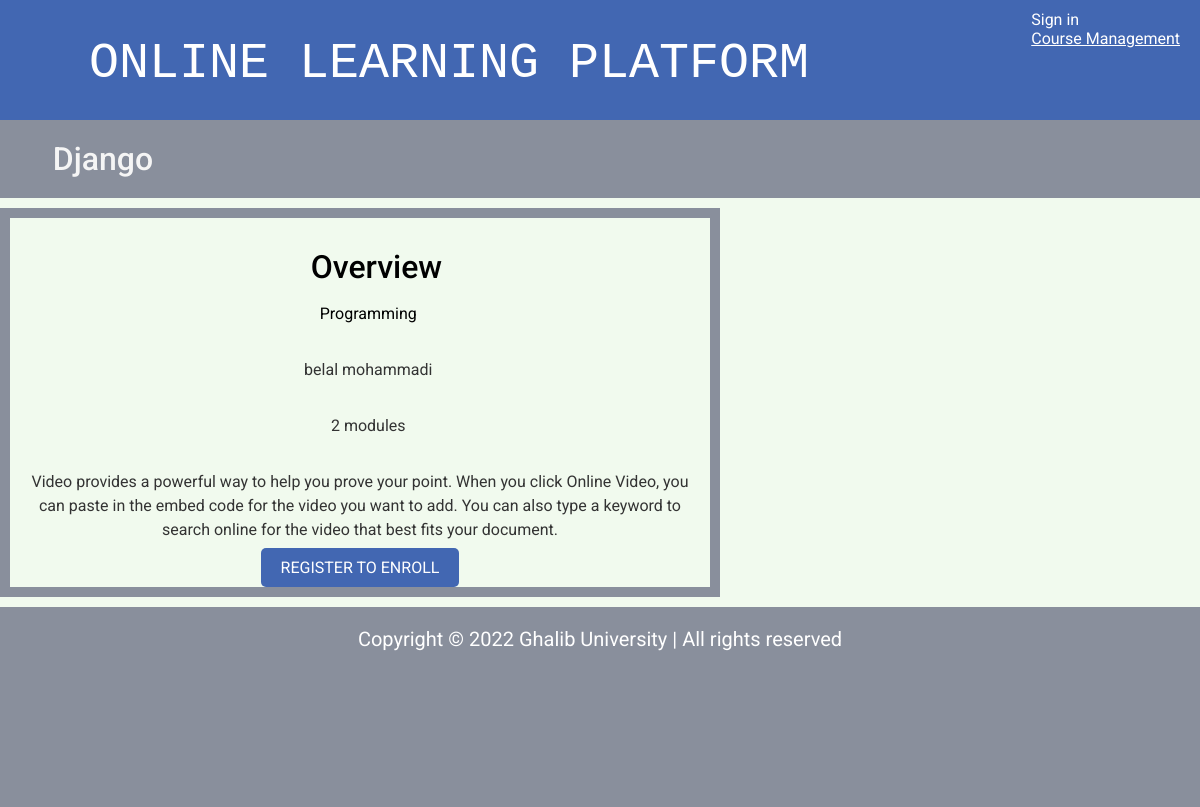
Page /course/django/ on the committed database.
### courses/models.py (models this page shows, shortened)
class Course(models.Model):
    owner = models.ForeignKey(User,
                              related_name='courses_created',
                              on_delete=models.CASCADE)
    subject = models.ForeignKey(Subject,
                                related_name='courses',
                                on_delete=models.CASCADE)
    title = models.CharField(max_length=200)
    slug = models.SlugField(max_length=200, unique=True)
    overview = models.TextField()
    created = models.DateTimeField(auto_now_add=True)
    students = models.ManyToManyField(User,
                                      related_name='courses_joined',
                                      blank=True)
    class Meta:
        ordering = ['-created']

class Subject(models.Model):
    title = models.CharField(max_length=200)
    slug = models.SlugField(max_length=200, unique=True)
    class Meta:
        ordering = ['title']

### courses/views.py (the view)
class CourseDetailView(DetailView):
    model = Course
    template_name = 'courses/course/detail.html'
    def get_context_data(self, **kwargs):
        context = super().get_context_data(**kwargs)
        context['enroll_form'] = CourseEnrollForm(
                                   initial={'course':self.object})
        return context

### courses/templates/courses/course/detail.html (shortened to what this page needs)
{% extends "base.html" %}
{% block content %}
  {% with subject=object.subject %}
    <h1>
      <i class="fas fa-check-square"></i> {{ object.title }}
    </h1>
    <div class="module" style="border:10px solid #898F9C; text-align: center; margin: 10px 0">
      <h1 style="color: #000000;"><i class="fas fa-book"></i> Overview</h1>
      <p>
        <i class="fas fa-link"></i> <a href="{% url "course_list_subject" subject.slug %}">{{ subject.title }}</a>
      </p>
      <p><i class="fas fa-user-tie"></i> {{ object.owner.get_full_name }}</p>
      <p><i class="fas fa-book-reader"></i> {{ object.modules.count }} modules</p>
      {{ object.overview|linebreaks }}
      {% if request.user.is_authenticated %}
        <form action="{% url "student_enroll_course" %}" method="post">
          {{ enroll_form }}
          {% csrf_token %}
          <input style="width: 100%;" type="submit" value="Enroll now">
        </form>
      {% else %}
        <a href="{% url "student_registration" %}" class="button">
          Register to enroll
        </a>
      {% endif %}
    </div>
  {% endwith %}
{% endblock %}

### courses/static/css/base.css (style rules this page uses)
* { box-sizing: border-box; }
html { overflow-x: hidden; }
body { margin:0; font-family:'Roboto', sans-serif; font-weight:400; color:#333; background-color: #f1faee; }
a { color:black; text-decoration:none; }
h1, h2, h3, h4, h5, h6 { font-family:'Roboto', sans-serif; font-weight:500; }
h1 { background:#898F9C; color: whitesmoke; width:100%; overflow:auto; padding:20px 0 20px 20px; margin:0; }
.module { padding:10px 20px; float:left; width:60%; }
.module h1 { margin:20px 0 0; background-color: transparent; padding:0; width:100%; }
.module p { width:100%; float:right; line-height: 1.5; }
input[type=submit], a.button { border-radius:5px; background:#4267B2; color:#fff; font-size:16px; text-transform:uppercase; border:none; padding:10px 20px; margin:20px 0; }

### rows in the picture
Course: title "Django", owner.get_full_name "belal mohammadi", modules.count "2", overview "Video provides a powerful way to help you prove your point. When you click Online Video, you can paste in the embed code for the video you want to add. You can also type a keyword to search online for the video that best fits your document."
Subject: title "Programming"
